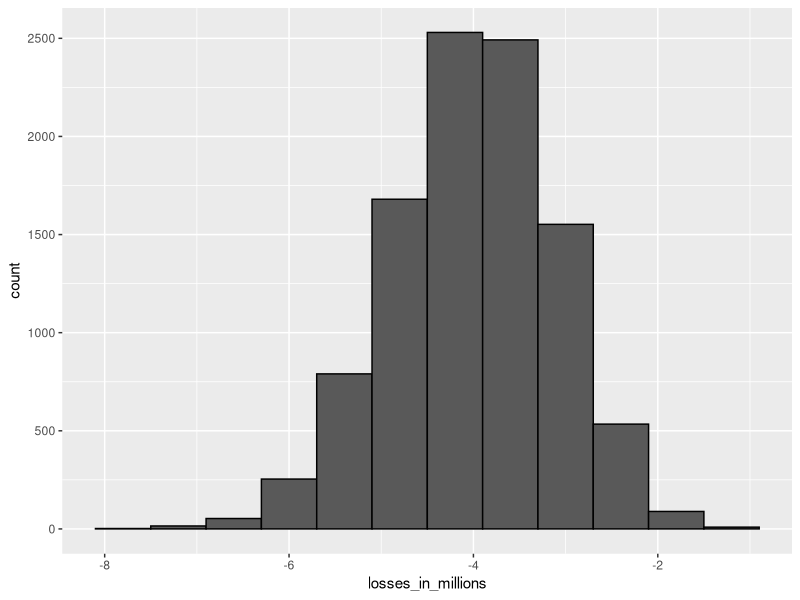
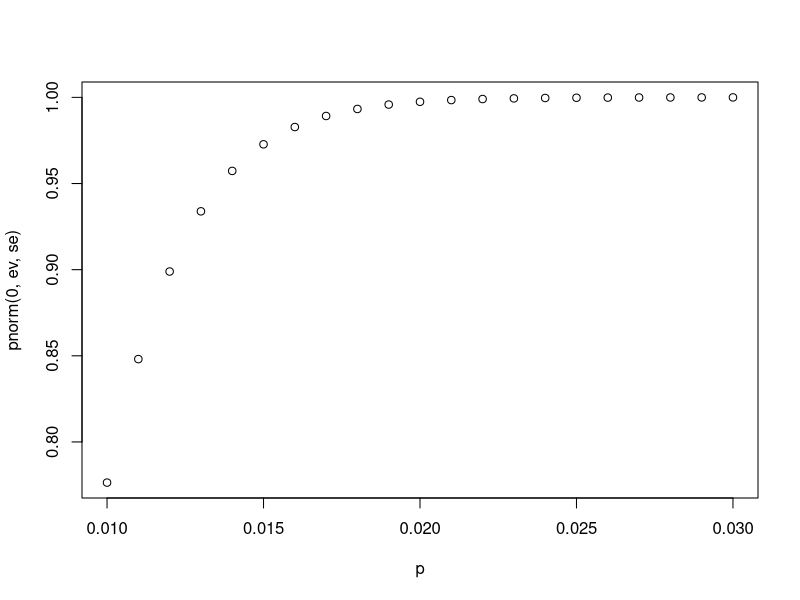
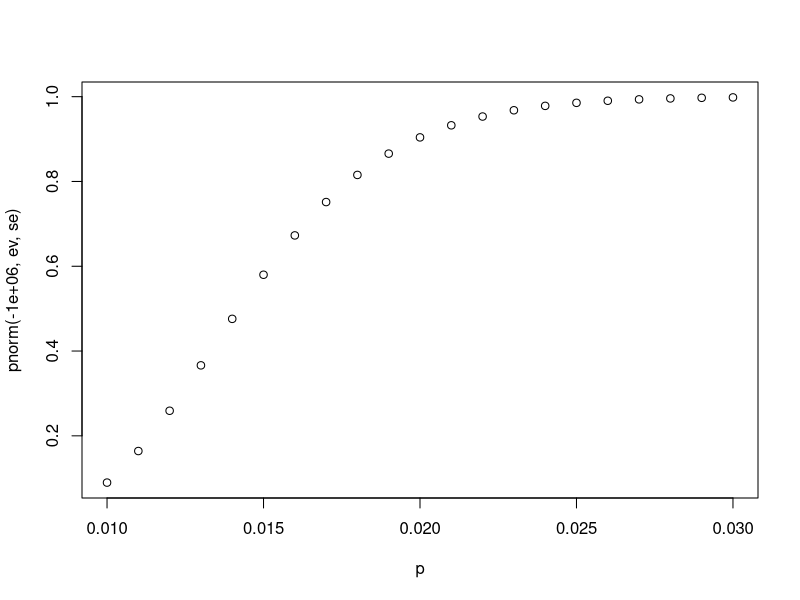

Write R code to recreate these figures, in order.
#Interest Rate Sampling Model
n <- 1000
loss_per_foreclosure <- -200000
p <- 0.02
defaults <- sample(c(0,1), n, prob = c(1-p, p), replace = TRUE)
sum(defaults * loss_per_foreclosure)

#Interest Rate Monte Carlo Simulation
B <- 10000
losses <- replicate(B, {
  defaults <- sample(c(0,1), n, prob = c(1-p, p), replace = TRUE)
  sum(defaults * loss_per_foreclosure)
})

#Plotting expected losses
library(tidyverse)
data.frame(losses_in_millions = losses/10^6) %>%
  ggplot(aes(losses_in_millions)) +
  geom_histogram(binwidth = 0.6, color = "black")

#Expected Value and Standard Error of the sum of 1000 loans
n*(p*loss_per_foreclosure + (1-p)*0) #expected value
sqrt(n)*abs(loss_per_foreclosure)*sqrt(p*(1-p)) #standard error

#Calculating the interest rate for 1% probability of losing money
l <- loss_per_foreclosure
z <- qnorm(0.01)
x <- -l*(n*p - z*sqrt(n*p*(1-p))) / (n*(1-p) + z*sqrt(n*p*(1-p))) #Algebraic result of determining the z score and solving for x
x
x/180000
loss_per_foreclosure*p + x*(1-p) #expected value of the profit per loan
n*(loss_per_foreclosure*p + x*(1-p)) #expected value of the profit over n loans

#Checking theoretical approximation with Monte Carlo Simulation
B <- 100000
profit <- replicate(B, {
  draws <- sample( c(x, loss_per_foreclosure), n, prob = c(1-p, p), replace = TRUE)
  sum(draws)
})
mean(profit)
mean(profit<0)

#Expected value with higher default and interest rate
p <- .04
loss_per_foreclosure <- -200000
r <- 0.05
x <- r*180000
loss_per_foreclosure*p + x*(1-p)

#Calcultating the number of loans required to achieve desired probability of losing money
z <- qnorm(0.01)
l <- loss_per_foreclosure
n <- ceiling((z^2 * (x-l)^2 * p * (1-p)) / (l*p + x * (1-p))^2)
n
n * (loss_per_foreclosure * p +x * (1-p))

#Monte Carlo Simulation with known default probability
B <- 10000
p <- 0.04
x <- 0.05 * 180000
profit <- replicate (B, {
  draws <- sample(c(x, loss_per_foreclosure), n, prob = c(1-p, p), replace = TRUE)
  sum(draws)
})
mean(profit)

#Monte Carlo simulation with unkown default probability (range within which a shock affects all borrowers)
p <- 0.04
x <- 0.05*180000
profit <- replicate(B, {
  new_p <- 0.04 + sample(seq(-0.01, 0.01, length = 100), 1) 
  draws <- sample(c(x, loss_per_foreclosure), n, prob = c(1-new_p, new_p), replace = TRUE)
  sum(draws)
})
mean(profit)
mean(profit < 0)
mean(profit < -10000000)

#Profitability of Life Insurance Claims
library(tidyverse)
library(dslabs)
data(death_prob)
head(death_prob)

death_prob %>% filter(age == 50 & sex == "Female")
p <- seq(.01, .03, .001)
n <- 1000
cost_death <- -150000
premium <- 1150

ev <- n*(p*cost_death+(1-p)*premium)
se <- sqrt(n)*abs(premium-cost_death)*sqrt(p*(1-p))
plot(p, pnorm(0, ev, se))
plot(p, pnorm(-1000000, ev, se))

p_loss <- .015
set.seed(25, sample.kind = "Rounding")
claim <- sample(c(cost_death, premium), n, prob = c(p_loss, 1-p_loss), replace = TRUE)
sum(claim)/10^6

set.seed(27, sample.kind = "Rounding")
B <- 10000
profit <- replicate(B, {
  claim <- sample(c(cost_death, premium), n, prob = c(p_loss, 1-p_loss), replace = TRUE)
  sum(claim)
})
mean(profit < -1000000)

#Calculating the premium required for a 5% chance of losses
z <- qnorm(0.05)
x <- -cost_death*(n*p_loss - z*sqrt(n*p_loss*(1-p_loss))) / (n*(1-p_loss) + z*sqrt(n*p_loss*(1-p_loss)))
x
cost_death*p_loss + x*(1-p_loss) #expected value of the profit per loan
n*(cost_death*p_loss + x*(1-p_loss)) #expected value of the profit over n loans

set.seed(28, sample.kind = "Rounding")
profit <- replicate(B, {
  claim <- sample(c(cost_death, x), n, prob = c(p_loss, 1-p_loss), replace = TRUE)
  sum(claim)
})
mean(profit < 0)

#Randomly changing probability of death
set.seed(29, sample.kind = "Rounding")
profit <- replicate(B, {
  p <- p_loss + sample(seq(-0.01, 0.01, length = 100), 1)
  claim <- sample(c(cost_death, x), n, prob = c(p, 1-p), replace = TRUE)
  sum(claim)
})
mean(profit)
mean(profit<0)
mean(profit < -1000000)
